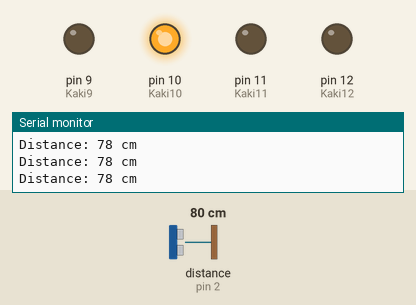
Simulated run of this sketch. Board: Arduino Uno, built with avr-gcc and run on an emulated ATmega328P. Shown: output pins drawn as LEDs (lit = HIGH), the last lines printed to the serial monitor. Wiring (inferred from the names in the program): ultrasonic range finder: trigger pin 3; echo pin 2. Inputs (shaded band) come from the test bench; at power-on: distance to the obstacle (sensor on pin 2) 80 cm. The echo pulse lasts 58.3 µs per cm; pins used as bus, display or sensor lines are not drawn.

Above: at 1.2 s.
1.3 s: distance to the obstacle (sensor on pin 2) set to 197 cm
2.8 s: distance to the obstacle (sensor on pin 2) set to 207 cm
At 3.1 s:
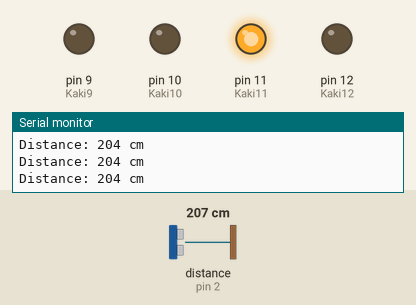
4.3 s: distance to the obstacle (sensor on pin 2) set to 120 cm
At 5.4 s:
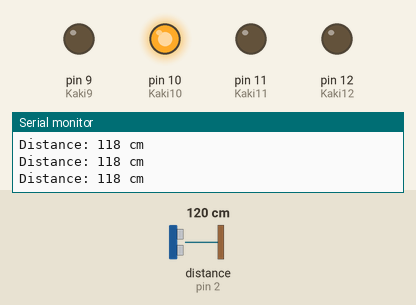
7.3 s: distance to the obstacle (sensor on pin 2) set to 250 cm
At 8.7 s:
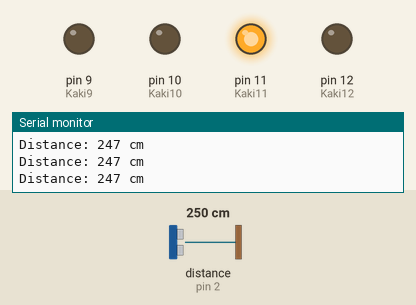
Timing chart, 0 to 10.3 s (numbered marks = the images above; inputs shaded):
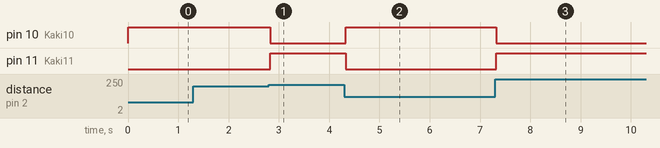

Measured:
- the behaviour switches between 202 and 203 cm on distance to the obstacle (sensor on pin 2) (found by bisection; images 0 and 1)
- after the input at 2.8 s, pin 10 (Kaki10): HIGH → LOW at once; pin 11 (Kaki11): LOW → HIGH at once
- after the input at 4.3 s, pin 10 (Kaki10): LOW → HIGH at once; pin 11 (Kaki11): HIGH → LOW at once
- after the input at 7.3 s, pin 10 (Kaki10): HIGH → LOW at once; pin 11 (Kaki11): LOW → HIGH at once

The sketch:

Sensor_Ping_and_4_LED.ino
```cpp
#define echoPin 2
#define trigPin 3
int Kaki12=12;
int Kaki11=11;
int Kaki10=10;
int Kaki9=9;
long duration;
int distance;

void setup() {
  pinMode(trigPin, OUTPUT);
  pinMode(echoPin, INPUT);
  Serial.begin(9600);
  Serial.println("Ultrasonic Sensor HC-SR04 Test");
  Serial.println("with Arduino UNO R3");
  pinMode(Kaki12, OUTPUT);
  pinMode(Kaki11, OUTPUT);
  pinMode(Kaki10, OUTPUT);
  pinMode(Kaki9, OUTPUT);
}

void loop() {
  digitalWrite(trigPin, LOW);
  delayMicroseconds(2);
  digitalWrite(trigPin, HIGH);
  delayMicroseconds(10);
  digitalWrite(trigPin, LOW);
  duration = pulseIn(echoPin, HIGH);
  distance = duration * 0.034 / 2;
  Serial.print("Distance: ");
  Serial.print(distance);
  Serial.println(" cm");

  if (distance >= 300)
  {
  digitalWrite(Kaki12, HIGH);
  digitalWrite(Kaki11, LOW);
  digitalWrite(Kaki10, LOW);
  digitalWrite(Kaki9, HIGH);
  }

  if (distance >= 200 && distance <300)
  {
  digitalWrite(Kaki12, LOW);
  digitalWrite(Kaki11, HIGH);
  digitalWrite(Kaki10, LOW);
  digitalWrite(Kaki9, LOW);
  }
  if (distance <200)
  {
  digitalWrite(Kaki12, LOW);
  digitalWrite(Kaki11, LOW);
  digitalWrite(Kaki10, HIGH);
  digitalWrite(Kaki9, LOW);
  }
}
```
